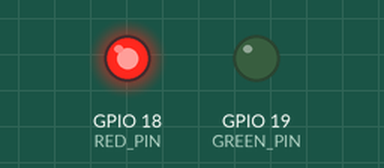
Bench run of a program on a simulated ESP32 board running MicroPython. On the bench: output pins drawn as LEDs (lit = HIGH).

Above: at 1.5 s.
At 4.5 s:
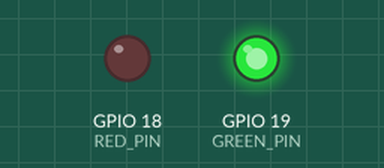
Timing chart, 0 to 7.8 s (numbered marks = the images above):
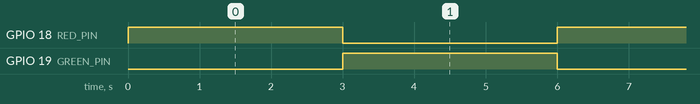

Measured:
- by itself, GPIO 18 (RED_PIN), GPIO 19 (GREEN_PIN): alternates HIGH for 3.0 s and LOW for 3.0 s

The program:

KY011_Two_Color_LED.py
```python
import machine
import time

RED_PIN = machine.Pin(18, machine.Pin.OUT)
GREEN_PIN = machine.Pin(19, machine.Pin.OUT)

while True:
    RED_PIN.value(1)
    GREEN_PIN.value(0)
    time.sleep(3)
    RED_PIN.value(0)
    GREEN_PIN.value(1)
    time.sleep(3)
```
